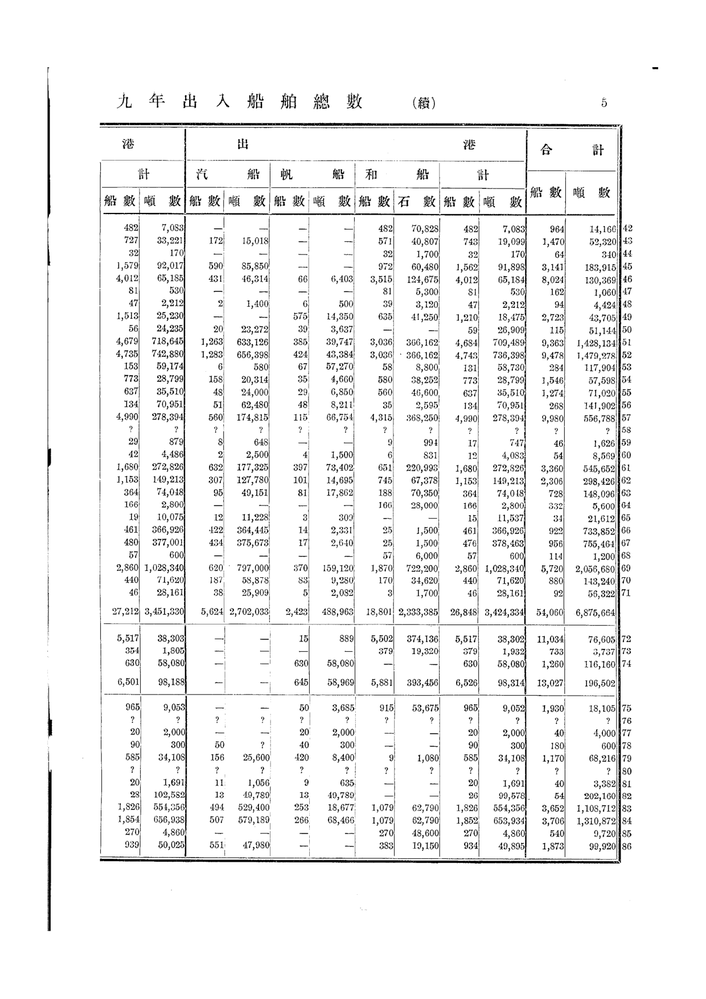
#> input picture pages/page_011.png, 706 x 999 px, shrunk from 1240 x 1755 before the run; its folder holds 2 pictures in this run
$ python table_extractor_v3.py
#> lines starting #> are read from the running program, lines starting #| are printed output that depends on the picture; after the words box and inside, x2 and y2 are one past the last pixel; in counts of white or black regions, pixels touching at a corner belong together
"""
Table Structure Extractor V3 - Projection Profile Method
Detects table grid by sum of pixels along rows/cols.
Robust for faint lines if the layout is aligned.
"""

import os

import cv2
import numpy as np


def read_image_robust(path):
    stream = open(path, "rb")
    bytes = bytearray(stream.read())
    numpyarray = np.asarray(bytes, dtype=np.uint8)
    img = cv2.imdecode(numpyarray, cv2.IMREAD_UNCHANGED)
#> img is the input picture: shape (999, 706, 3); min 0, max 255, mean 241.6
    stream.close()
    return img


def extract_table_structure_v3(image_path, debug_dir):
    filename = os.path.basename(image_path)
    img = read_image_robust(image_path)
    if img is None:
        print(f"Failed to load {image_path}")
        return 0, None

    gray = cv2.cvtColor(img, cv2.COLOR_BGR2GRAY)

    # Adaptive threshold for clean binary
    binary = cv2.adaptiveThreshold(gray, 255, cv2.ADAPTIVE_THRESH_GAUSSIAN_C, cv2.THRESH_BINARY_INV, 15, 5)
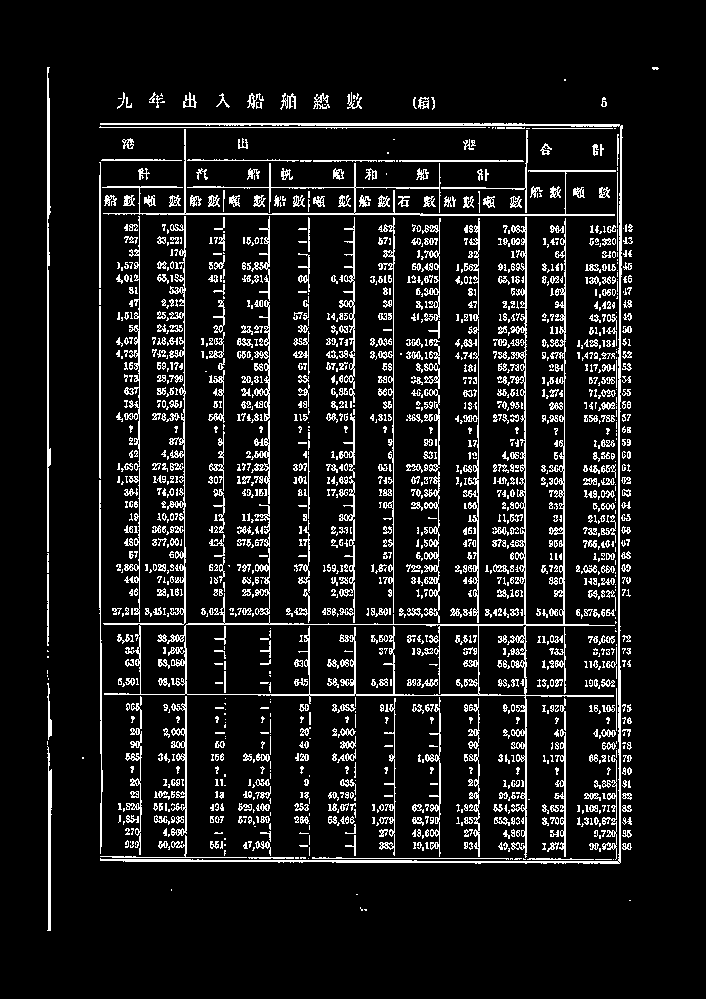
#> binary: shape (999, 706); 9.7% white in thin lines or dots, all inside (x1, y1, x2, y2) = (47, 67, 659, 931)

    height, width = binary.shape
#> height = 999; width = 706

    # 1. Horizontal Projection
    horizontal_proj = np.sum(binary, axis=1)
#> horizontal_proj = 999 values, max 133110 at index 124, min 0 at index 0, mean 17409.7
    # Normalize
    horizontal_proj = horizontal_proj / 255
#> horizontal_proj = 999 values, max 522 at index 124, min 0 at index 0, mean 68.27

    # Threshold for detection (line candidate if > width * 0.2 pixels are black/white)
    # Since we inverted, relevant pixels are white (255)
    # Lines should be peaks

    row_candidates = np.where(horizontal_proj > (width * 0.5))[0]
#> row_candidates = [123, 124, 125, 127, 160, 187, 214, 624, 694, 695, 861]

    # Clean up adjacent lines (group close peaks)
    rows = []
    if len(row_candidates) > 0:
        current_group = [row_candidates[0]]
#> current_group = [123]
        for i in range(1, len(row_candidates)):
            if row_candidates[i] - row_candidates[i - 1] < 10:  # If lines are within 10px
                current_group.append(row_candidates[i])
            else:
                rows.append(int(np.mean(current_group)))
                current_group = [row_candidates[i]]
#> this loop made 10 passes
#> current_group on passes 4, 5, 6, 7, 8, 10: [160], [187], [214], [624], [694], [861]
#> after the loop, rows = [124, 160, 187, 214, 624, 694]
        rows.append(int(np.mean(current_group)))

    # 2. Vertical Projection
    vertical_proj = np.sum(binary, axis=0)
#> vertical_proj = 706 values, max 205020 at index 48, min 0 at index 0, mean 24635
    vertical_proj = vertical_proj / 255
#> vertical_proj = 706 values, max 804 at index 48, min 0 at index 0, mean 96.61

    # Vertical lines are often thinner/fainter, verify threshold
    col_candidates = np.where(vertical_proj > (height * 0.1))[0]  # Lower threshold
#> col_candidates = 277 values from 47 to 630

    cols = []
    if len(col_candidates) > 0:
        current_group = [col_candidates[0]]
#> current_group = [47]
        for i in range(1, len(col_candidates)):
            if col_candidates[i] - col_candidates[i - 1] < 20:  # If lines are within 20px
                current_group.append(col_candidates[i])
            else:
                cols.append(int(np.mean(current_group)))
                current_group = [col_candidates[i]]
#> this loop made 276 passes
#> current_group on passes 4, 54, 93: [99], [210], [296]
#> after the loop, cols = [48, 152, 242, 302, 343, 472]
        cols.append(int(np.mean(current_group)))

    print(f"Detected {len(rows)} potential rows and {len(cols)} potential cols")
#| Detected 7 potential rows and 7 potential cols

    # 3. Form Grid
    debug_img = img.copy()
    cells = []

    # Draw Lines
    for r in rows:
        cv2.line(debug_img, (0, r), (width, r), (0, 0, 255), 2)
#> this loop made 7 passes
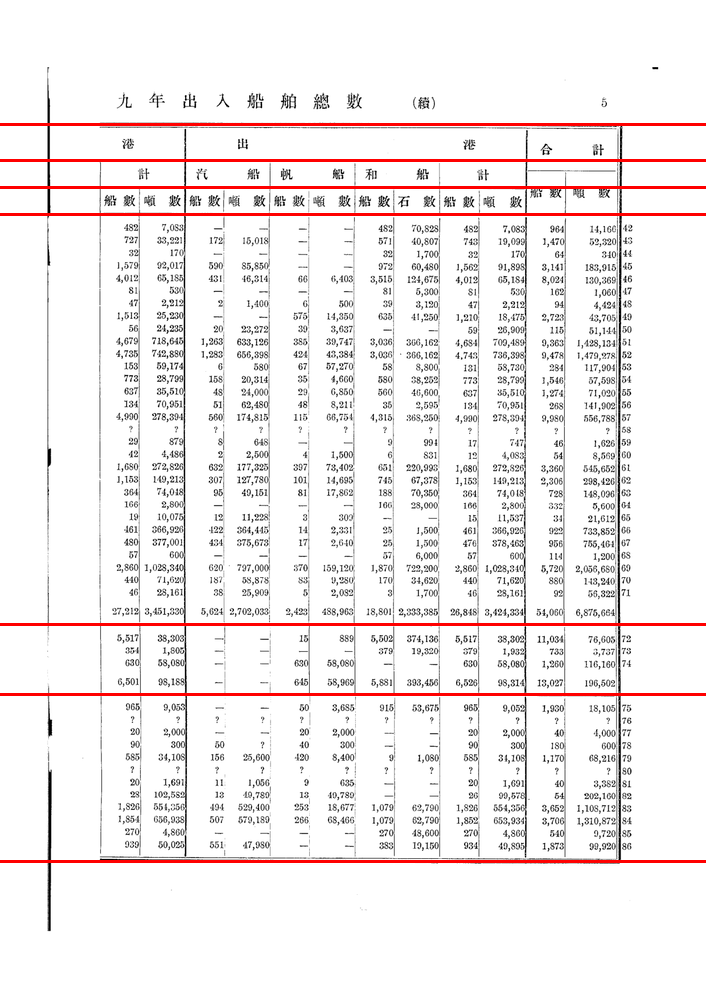
#> debug_img: shape (999, 706, 3); 2.1% of pixels changed, all inside (x1, y1, x2, y2) = (0, 123, 706, 863)
    for c in cols:
        cv2.line(debug_img, (c, 0), (c, height), (0, 255, 0), 2)
#> this loop made 7 passes
#> c on passes 1 to 7: 48, 152, 242, 302, 343, 472, 608
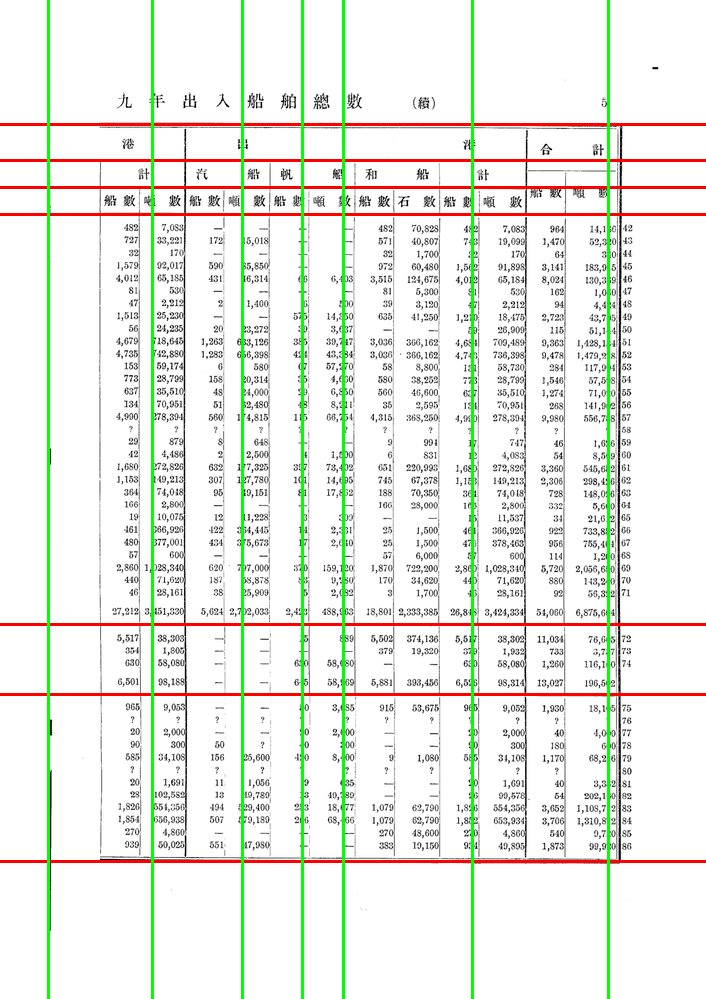
#> debug_img: shape (999, 706, 3); 2.97% of pixels changed, all inside (x1, y1, x2, y2) = (47, 0, 610, 999)

    # Extract Cells (Gaps between lines)
    # We need to find intersections
    # Simple approach: Iterate row/col intervals

    if len(rows) > 1 and len(cols) > 1:
        for i in range(len(rows) - 1):
            for j in range(len(cols) - 1):
                y1 = rows[i]
                y2 = rows[i + 1]
                x1 = cols[j]
                x2 = cols[j + 1]

                h_cell = y2 - y1
                w_cell = x2 - x1

                # Filter noise
                if h_cell > 10 and w_cell > 10:
                    cells.append((x1, y1, w_cell, h_cell))
#> this loop made 6 passes
#> after the loop, cells = 36 items, first 6: (48, 124, 104, 36), (152, 124, 90, 36), (242, 124, 60, 36), (302, 124, 41, 36), (343, 124, 129, 36), (472, 124, 136, 36)
                    # Draw cell center
                    # cv2.circle(debug_img, (x1 + w_cell//2, y1 + h_cell//2), 5, (255, 0, 0), -1)

    debug_path = os.path.join(debug_dir, f"debug_table_v3_{filename}")
    extension = os.path.splitext(debug_path)[1]
    result, encoded_img = cv2.imencode(extension, debug_img)
    if result:
        with open(debug_path, "wb") as f:
            f.write(encoded_img)

    return len(cells), debug_path


if __name__ == "__main__":
    test_page = r"c:\Users\User\Downloads\日本帝國港灣統計_0001\pages\page_011.png"
    debug_dir = r"c:\Users\User\Downloads\日本帝國港灣統計_0001\pages"

    print(f"Testing V3 extraction on {test_page}...")
    try:
        count, path = extract_table_structure_v3(test_page, debug_dir)
#> count = 36
        print(f"Detected {count} cells.")
#| Detected 36 cells.
        print(f"Saved debug to {path}")
#| Saved debug to c:\Users\User\Downloads\日本帝國港灣統計_0001\pages/debug_table_v3_c:\Users\User\Downloads\日本帝國港灣統計_0001\pages\page_011.png
    except Exception as e:
        print(f"Error: {e}")
